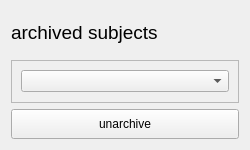
<?xml version="1.0" encoding="UTF-8"?>
<ui version="4.0">
 <class>Form</class>
 <widget class="QWidget" name="Form">
  <property name="geometry">
   <rect>
    <x>0</x>
    <y>0</y>
    <width>250</width>
    <height>150</height>
   </rect>
  </property>
  <property name="maximumSize">
   <size>
    <width>300</width>
    <height>200</height>
   </size>
  </property>
  <property name="windowTitle">
   <string>Form</string>
  </property>
  <layout class="QVBoxLayout" name="verticalLayout_2">
   <item>
    <widget class="QLabel" name="main_label">
     <property name="font">
      <font>
       <pointsize>14</pointsize>
      </font>
     </property>
     <property name="text">
      <string>archived subjects</string>
     </property>
    </widget>
   </item>
   <item>
    <widget class="QFrame" name="archiveFrame">
     <property name="frameShape">
      <enum>QFrame::Shape::StyledPanel</enum>
     </property>
     <property name="frameShadow">
      <enum>QFrame::Shadow::Raised</enum>
     </property>
     <layout class="QVBoxLayout" name="verticalLayout">
      <item>
       <widget class="QComboBox" name="archived_combobox"/>
      </item>
     </layout>
    </widget>
   </item>
   <item>
    <widget class="QPushButton" name="unarchive_btn">
     <property name="minimumSize">
      <size>
       <width>0</width>
       <height>30</height>
      </size>
     </property>
     <property name="text">
      <string>unarchive</string>
     </property>
    </widget>
   </item>
  </layout>
 </widget>
 <resources/>
 <connections/>
</ui>
